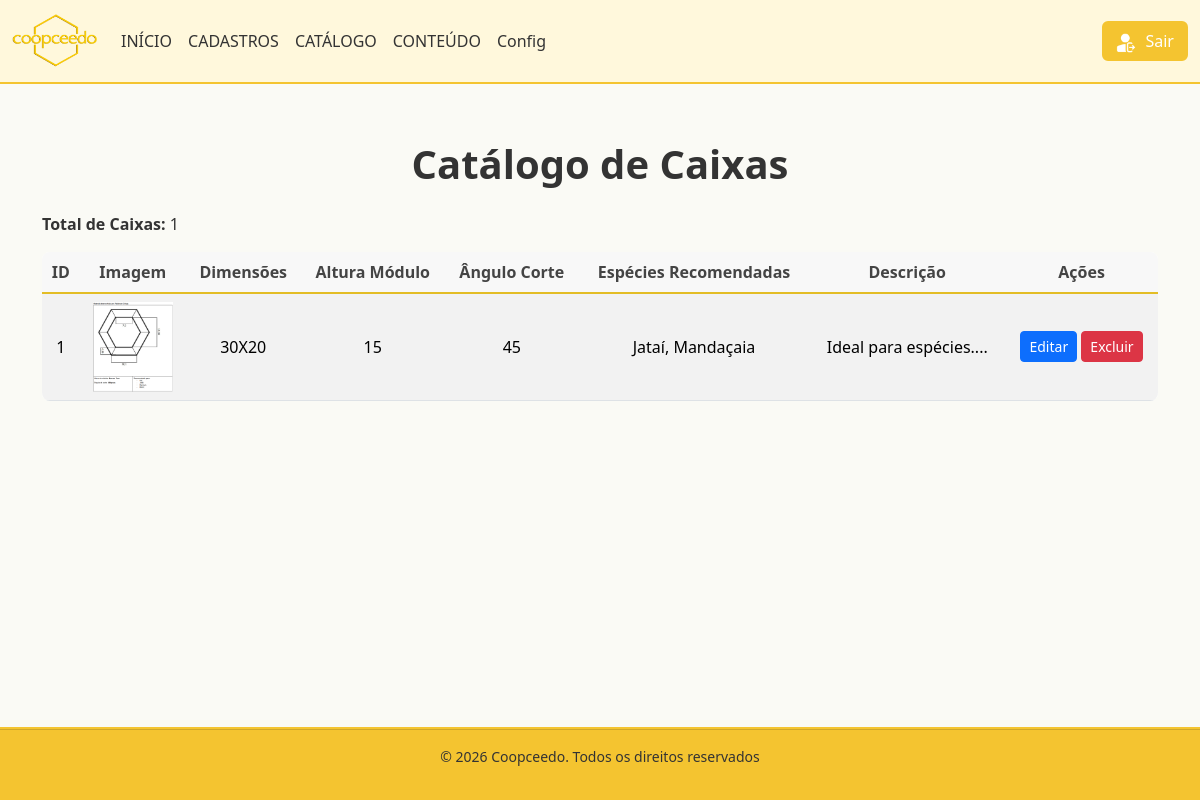
Before: /painel/listar_caixas.php (signed in) with the older database file.
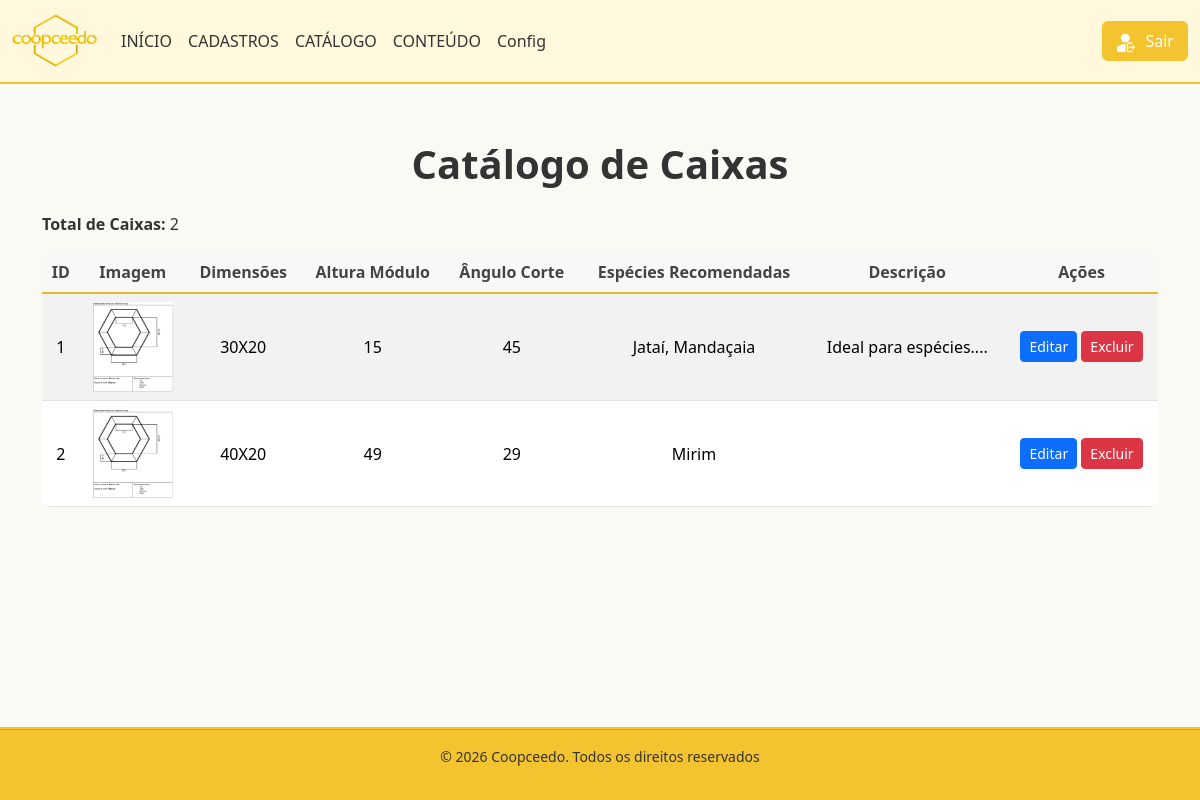
After: the same page with the newer database file.
### tables this page shows
CREATE TABLE `caixas` (
  `id` int(11) NOT NULL,
  `imagem` varchar(255) NOT NULL,
  `dimensoes` varchar(100) NOT NULL,
  `altura_modulo` int(11) NOT NULL,
  `angulo_corte` int(11) NOT NULL,
  `especies_recomendadas` varchar(200) NOT NULL,
  `descricao` text DEFAULT NULL
);

### painel/listar_caixas.php (the view, shortened to what this page needs)
<?php
include('conexao.php');
$totalCaixas = mysqli_fetch_assoc(mysqli_query($conexao, "SELECT COUNT(*) AS total FROM caixas"))['total'];
?>
<!DOCTYPE html>
<html lang="pt-BR">
<head>
    <?php include 'includes_painel/head.php'?>
    <link rel="stylesheet" href="css/cadastros.css">
</head>
<body>
    <?php include 'includes_painel/header.php'?>
    <main class="container my-4">
        <h1 class="mb-4 text-center">Catálogo de Caixas</h1>
        <div class="mb-3">
            <strong>Total de Caixas:</strong> <?php echo $totalCaixas; ?>
        </div>
        <table class="table table-striped">
            <thead>
                <tr>
                    <th>ID</th><th>Imagem</th><th>Dimensões</th><th>Altura Módulo</th>
                    <th>Ângulo Corte</th><th>Espécies Recomendadas</th><th>Descrição</th><th>Ações</th>
                </tr>
            </thead>
            <tbody>
            <?php
            $result = mysqli_query($conexao, "SELECT * FROM caixas");
            while($row = mysqli_fetch_assoc($result)) {
            ?>
                <tr>
                    <td><?php echo $row['id']; ?></td>
                    <td><img src="<?php echo $row['imagem']; ?>" alt="Imagem da Caixa" style="width:80px;"></td>
                    <td><?php echo $row['dimensoes']; ?></td>
                    <td><?php echo $row['altura_modulo']; ?></td>
                    <td><?php echo $row['angulo_corte']; ?></td>
                    <td><?php echo $row['especies_recomendadas']; ?></td>
                    <td><?php echo $row['descricao']; ?></td>
                    <td>
                        <a href="editar_caixa.php?id=<?php echo $row['id']; ?>" class="btn btn-sm btn-primary">Editar</a>
                        <a href="excluir_caixa.php?id=<?php echo $row['id']; ?>" class="btn btn-sm btn-danger" onclick="return confirm('Tem certeza que deseja excluir esta caixa?')">Excluir</a>
                    </td>
                </tr>
            <?php } ?>
            </tbody>
        </table>
    </main>
    <?php include 'includes_painel/footer.php'?>
</body>
</html>

Changed rows visible on the page:
added caixas: id "2", imagem (picture), dimensoes "40X20", altura_modulo "49", angulo_corte "29", especies_recomendadas "Mirim"
Other visible differences:
$totalCaixas: "1" → "2"
